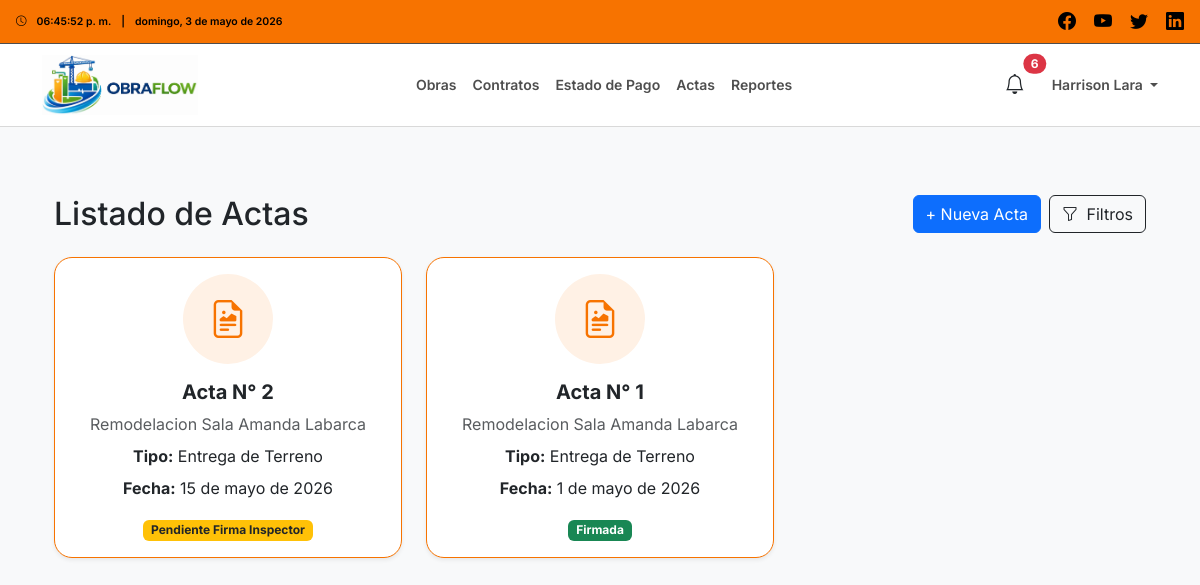
The app's page /actas/ (signed in) with its own data.
### users/models.py (models this page shows, shortened)
class User(AbstractUser):
    class Roles(models.TextChoices):
        ADMIN = 'ADMIN', 'Administrador'
        INSPECTOR = 'INSPECTOR', 'Inspector'
        CONTRATISTA = 'CONTRATISTA', 'Empresa Contratista'
    role = models.CharField(
        max_length=20,
        choices=Roles.choices,
        default=Roles.CONTRATISTA
    )

### actas/models.py (models this page shows, shortened)
class Acta(models.Model):
    TIPO_ACTA_CHOICES = [
        ('ENTREGA_TERRENO', 'Entrega de Terreno'),
        ('RECEPCION_OBS', 'Recepción con Observaciones'),
        ('RECEPCION_OK', 'Recepción sin Observaciones'),
    ]
    ESTADO_CHOICES = [
        ('PENDIENTE', 'Pendiente por Firmar'),
        ('PENDIENTE_EMPRESA', 'Pendiente Firma Empresa'),
        ('PENDIENTE_INSPECTOR', 'Pendiente Firma Inspector'),
        ('FIRMADA', 'Firmada'),
    ]
    obra = models.ForeignKey(
        Obra,
        on_delete=models.CASCADE,
        related_name='actas'
    )
    tipo_acta = models.CharField(
        max_length=30,
        choices=TIPO_ACTA_CHOICES
    )
    numero_acta = models.PositiveIntegerField()
    fecha_acta = models.DateField()
    titulo = models.CharField(max_length=255)
    cuerpo_acta = models.TextField()
    observaciones = models.TextField(blank=True, null=True)
    estado = models.CharField(
        max_length=30,
        choices=ESTADO_CHOICES,
        default='PENDIENTE'
    )
    nombre_obra = models.CharField(max_length=255)
    codigo_licitacion = models.CharField(max_length=100)
    nombre_empresa = models.CharField(max_length=255)
    rut_empresa = models.CharField(max_length=100, blank=True, null=True)
    nombre_inspector = models.CharField(max_length=255)
    ubicacion_obra = models.CharField(max_length=255, blank=True, null=True)
    firma_inspector_texto = models.CharField(max_length=255)
    firma_empresa_texto = models.CharField(max_length=255)
    firmado_inspector = models.BooleanField(default=False)
    firmado_empresa = models.BooleanField(default=False)
    fecha_firma_inspector = models.DateTimeField(blank=True, null=True)
    fecha_firma_empresa = models.DateTimeField(blank=True, null=True)
    usuario_firma_inspector = models.ForeignKey(
        settings.AUTH_USER_MODEL,
        on_delete=models.SET_NULL,
        blank=True,
        null=True,
        related_name='actas_firmadas_como_inspector'
    )
    usuario_firma_empresa = models.ForeignKey(
        settings.AUTH_USER_MODEL,
        on_delete=models.SET_NULL,
        blank=True,
        null=True,
        related_name='actas_firmadas_como_empresa'
    )
    fecha_creacion = models.DateTimeField(auto_now_add=True)
    class Meta:
        verbose_name = 'Acta'
        verbose_name_plural = 'Actas'
        ordering = ['-fecha_acta', '-id']
        unique_together = ('obra', 'numero_acta')

### core/views.py (the view)
# urls.py: path('actas/', actas_lista, name='actas'),
@login_required(login_url='login')
def actas_lista(request):
    user = request.user
    if user.role == 'INSPECTOR':
        actas = Acta.objects.filter(obra__inspector=user)
    elif user.role == 'CONTRATISTA':
        actas = Acta.objects.filter(obra__empresa=user)
    else:
        actas = Acta.objects.none()
    busqueda = request.GET.get('q', '').strip()
    tipo = request.GET.get('tipo', '').strip()
    estado = request.GET.get('estado', '').strip()
    if busqueda:
        actas = actas.filter(
            Q(nombre_obra__icontains=busqueda) |
            Q(codigo_licitacion__icontains=busqueda) |
            Q(nombre_empresa__icontains=busqueda)
        )
    if tipo:
        actas = actas.filter(tipo_acta=tipo)
    if estado:
        actas = actas.filter(estado=estado)
    filtros_activos = 0
    if busqueda:
        filtros_activos += 1
    if tipo:
        filtros_activos += 1
    if estado:
        filtros_activos += 1
    return render(request, 'actas/lista.html', {
        'actas': actas,
        'busqueda': busqueda,
        'tipo_actual': tipo,
        'estado_actual': estado,
        'tipo_choices': Acta.TIPO_ACTA_CHOICES,
        'estado_choices': Acta.ESTADO_CHOICES,
        'filtros_activos': filtros_activos,
    })

### core/context_processors.py (called while the page is built)
def nombre_usuario(usuario):
    if not usuario:
        return ""
    nombre = f"{getattr(usuario, 'first_name', '')} {getattr(usuario, 'last_name', '')}".strip()
    if nombre:
        return nombre
    return getattr(usuario, 'username', '') or ""

### trabajadores/models.py (called while the page is built)
    @property
    def documentos_completos(self):
        return hasattr(self, 'documentos') and all([
            self.documentos.carnet_identidad,
            self.documentos.certificado_antecedentes,
            self.documentos.contrato_trabajo,
        ])

### templates/actas/lista.html (shortened to what this page needs)
{% extends 'base.html' %}
{% block content %}
<div class="container mt-4">
    <div class="d-flex justify-content-between align-items-center mb-4 flex-wrap gap-2">
        <h2 class="mb-0">Listado de Actas</h2>
        <div class="d-flex gap-2 flex-wrap">
            {% if request.user.role == 'INSPECTOR' %}
            <a href="{% url 'actas_crear' %}" class="btn btn-primary">
                + Nueva Acta
            </a>
            {% endif %}
            <button class="btn btn-outline-dark position-relative" type="button" data-bs-toggle="collapse" data-bs-target="#filtrosActas" aria-expanded="false" aria-controls="filtrosActas">
                <i class="bi bi-funnel me-1"></i> Filtros
            </button>
        </div>
    </div>
    <div class="row">
        {% for acta in actas %}
        <div class="col-md-4 mb-4">
            <a href="{% url 'actas_detalle' acta.id %}" class="obra-card-link">
                <div class="card shadow-sm h-100 obra-card {% if request.user.role == 'INSPECTOR' %}obra-card-inspector{% elif request.user.role == 'CONTRATISTA' %}obra-card-empresa{% endif %}">
                    <div class="card-body text-center">
                        <div class="obra-card-icon {% if request.user.role == 'INSPECTOR' %}obra-card-icon-inspector{% elif request.user.role == 'CONTRATISTA' %}obra-card-icon-empresa{% endif %} mb-3">
                            <i class="bi bi-file-earmark-richtext"></i>
                        </div>
                        <h5 class="card-title fw-bold mb-2">
                            Acta N° {{ acta.numero_acta }}
                        </h5>
                        <p class="mb-2 text-muted">
                            {{ acta.nombre_obra }}
                        </p>
                        <p class="mb-2">
                            <strong>Tipo:</strong> {{ acta.get_tipo_acta_display }}
                        </p>
                        <p class="mb-3">
                            <strong>Fecha:</strong> {{ acta.fecha_acta }}
                        </p>
                        <span class="badge
                            {% if acta.estado == 'FIRMADA' %}
                                bg-success
                            {% elif acta.estado == 'PENDIENTE_EMPRESA' %}
                                bg-warning text-dark
                            {% elif acta.estado == 'PENDIENTE_INSPECTOR' %}
                                bg-warning text-dark
                            {% elif acta.estado == 'PENDIENTE' %}
                                bg-secondary
                            {% else %}
                                bg-secondary
                            {% endif %}">
                            {{ acta.get_estado_display }}
                        </span>
                    </div>
                </div>
            </a>
        </div>
        {% empty %}
        <div class="col-12">
            <div class="alert alert-warning">
                No se encontraron actas con los filtros seleccionados.
            </div>
        </div>
        {% endfor %}
    </div>
</div>
{% endblock %}

### templates/partials/navbar_inspector.html (shortened to what this page needs)
{% load static %}
<div class="top-bar-inspector d-flex justify-content-between align-items-center px-3">
    <div class="hora-info d-flex align-items-center flex-nowrap small">
        <i class="bi bi-clock me-2"></i>
        <span id="topbarClockInspector" class="me-2">--:--:--</span>
        <span class="me-2">|</span>
        <span id="topbarDateInspector" class="text-truncate">--</span>
    </div>
    <div class="social-icons">
        <a href="#"><i class="bi bi-facebook"></i></a>
        <a href="#"><i class="bi bi-youtube"></i></a>
        <a href="#"><i class="bi bi-twitter"></i></a>
        <a href="#"><i class="bi bi-linkedin"></i></a>
    </div>
</div>
<nav class="navbar navbar-expand-lg navbar-light navbar-inspector">
    <div class="container">
        <a class="navbar-brand d-flex align-items-center" href="{% url 'dashboard_inspector' %}">
            <img src="{% static 'images/logo_navbar.jpeg' %}" alt="OBRAFLOW" class="logo">
        </a>
        <div class="collapse navbar-collapse" id="navbarNavInspector">
            <ul class="navbar-nav mx-auto">
                <li class="nav-item"><a class="nav-link" href="{% url 'obras' %}">Obras</a></li>
                <li class="nav-item"><a class="nav-link" href="{% url 'contratos' %}">Contratos</a></li>
                <li class="nav-item"><a class="nav-link" href="{% url 'edp' %}">Estado de Pago</a></li>
                <li class="nav-item"><a class="nav-link" href="{% url 'actas' %}">Actas</a></li>
                <li class="nav-item"><a class="nav-link" href="{% url 'reportes_index' %}">Reportes</a></li>
            </ul>
            <div class="nav-icons d-flex align-items-center gap-3">
                <button class="btn btn-link nav-alert-btn position-relative"
                        type="button"
                        data-bs-toggle="offcanvas"
                        data-bs-target="#offcanvasAlertasInspector">
                    <i class="bi bi-bell fs-5"></i>
                    {% if nav_total_alertas > 0 %}
                    <span class="position-absolute top-0 start-100 translate-middle badge rounded-pill bg-danger">
                        {{ nav_total_alertas }}
                    </span>
                    {% endif %}
                </button>
                <div class="dropdown">
                    <a class="nav-link dropdown-toggle"
                       href="#"
                       role="button"
                       data-bs-toggle="dropdown"
                       aria-expanded="false">
                        {% if request.user.first_name %}
                            {{ request.user.first_name }} {{ request.user.last_name }}
                        {% else %}
                            {{ request.user.username }}
                        {% endif %}
                    </a>
                </div>
            </div>
        </div>
    </div>
</nav>

### static/css/styles.css (style rules this page uses)
body { font-family: 'Inter', sans-serif; background-color: #f8f9fa; margin: 0; padding: 0; }
.top-bar-inspector { background-color: #f77300; color: black; font-size: 12px; font-weight: 600; padding: 8px 15px; }
.top-bar-inspector .hora-info, .top-bar-empresa .hora-info { display: flex; align-items: center; gap: 2px; }
.top-bar-inspector .social-icons a, .top-bar-empresa .social-icons a { color: black; font-size: 18px; margin-left: 15px; text-decoration: none; transition: color 0.2s ease-in-out; }
.navbar-inspector { background-color: #ffffff; border-top: 1px solid #4e4e4e; border-bottom: 1px solid #d9d9d9; min-height: 70px; padding-top: 6px; padding-bottom: 6px; }
.logo { height: 100%; max-height: 60px; width: auto; object-fit: contain; display: block; }
.navbar-inspector .nav-link { color: #4e4e4e; font-weight: 600; font-size: 14px; transition: color 0.2s ease-in-out; white-space: nowrap; }
.nav-icons { display: flex; align-items: center; gap: 20px; }
.obra-card { border-width: 1.5px; border-style: solid; border-radius: 18px; overflow: hidden; transition: transform 0.28s ease, box-shadow 0.28s ease, border-color 0.28s ease; background-color: #ffffff; }
.obra-card-inspector { border-color: #f77300; }
.obra-card-icon { width: 90px; height: 90px; margin: 0 auto; border-radius: 50%; display: flex; align-items: center; justify-content: center; font-size: 38px; transition: transform 0.25s ease, box-shadow 0.25s ease; }
.obra-card-icon-inspector { background-color: #fff1e5; color: #f77300; }
.obra-card-link { text-decoration: none; color: inherit; display: block; }
.nav-alert-btn { color: #212529; text-decoration: none; padding: 6px 10px; }

### records on screen
User: user.first_name "Harrison", user.last_name "Lara"
Acta: numero_acta "2", nombre_obra "Remodelacion Sala Amanda Labarca", tipo_acta "Entrega de Terreno", fecha_acta "15 de mayo de 2026", estado "Pendiente Firma Inspector"
Acta: numero_acta "1", nombre_obra "Remodelacion Sala Amanda Labarca", tipo_acta "Entrega de Terreno", fecha_acta "1 de mayo de 2026", estado "Firmada"

### other values on screen
{{ nav_total_alertas }} "6"
